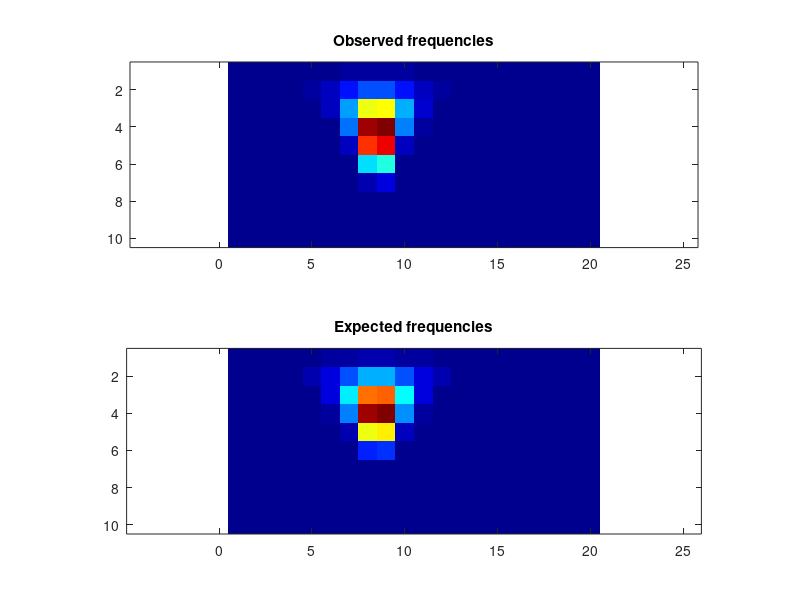

Reproduce this figure in MATLAB.
frequencies = [ 188, 241, 332, 623, 983, 1598, 2215, 2590, 2657, 2207, 1649, 1040, 629, 334, 243, 181, 152, 121, 127, 138; 31, 69, 199, 759, 2453, 6993, 15609, 23853, 24029, 16181, 7303, 2592, 801, 240, 84, 25, 15, 16, 5, 17; 0, 2, 14, 97, 1097, 7550, 33534, 75145, 76972, 35273, 8130, 1153, 156, 14, 2, 0, 0, 0, 0, 0; 0, 0, 0, 3, 55, 1892, 27219, 119687, 124340, 30230, 2267, 80, 1, 0, 0, 0, 0, 0, 0, 0; 0, 0, 0, 0, 0, 51, 6160, 102857, 110178, 7540, 52, 0, 0, 0, 0, 0, 0, 0, 0, 0; 0, 0, 0, 0, 0, 0, 83, 42490, 48650, 118, 0, 0, 0, 0, 0, 0, 0, 0, 0, 0; 0, 0, 0, 0, 0, 0, 0, 5585, 10890, 0, 0, 0, 0, 0, 0, 0, 0, 0, 0, 0; 0, 0, 0, 0, 0, 0, 0, 365, 538, 0, 0, 0, 0, 0, 0, 0, 0, 0, 0, 0; 0, 0, 0, 0, 0, 0, 0, 5, 3, 0, 0, 0, 0, 0, 0, 0, 0, 0, 0, 0; 0, 0, 0, 0, 0, 0, 0, 0, 0, 0, 0, 0, 0, 0, 0, 0, 0, 0, 0, 0 ];
expFrequencies = [ 619.03, 860.29, 1305.78, 2093.46, 3375.09, 5167.25, 7116.71, 8462.37, 8497.78, 7202.59, 5262.58, 3450.92, 2142.97, 1334.66, 876.198, 627.476, 499.157, 444.194, 442.972, 495.063; 119.029, 279.477, 791.434, 2488.12, 7798.5, 21455, 45750.2, 68812, 69491.4, 47063.9, 22405, 8222.29, 2631.94, 835.066, 292.789, 123.38, 66.5886, 48.1467, 47.7752, 65.0969; 0.934747, 5.29043, 41.0407, 365.53, 3108.51, 20578, 85015.6, 182784, 186182, 89651.5, 22315.4, 3431.22, 406.381, 45.5322, 5.8064, 1.00647, 0.279075, 0.140637, 0.138341, 0.266093; 3.84323e-005, 0.00114752, 0.0578632, 3.37318, 159.684, 4549.64, 57791.7, 232395, 240333, 63623.5, 5254.34, 190.338, 4.09394, 0.0703897, 0.00137423, 4.44902e-005, 3.43673e-006, 8.57469e-007, 8.29184e-007, 3.12211e-006; 2.21171e-015, 3.31365e-012, 1.29233e-008, 5.78176e-005, 0.135496, 87.2054, 10191.6, 144291, 153764, 12220.1, 114.393, 0.191563, 8.58576e-005, 1.94593e-008, 4.86363e-012, 3.04522e-015, 5.12396e-018, 0, 0, 3.43215e-018; 0, 0, 0, 0, 6.6149e-011, 0.00114757, 103.545, 35441.8, 40256, 155.85, 0.00226143, 1.64259e-010, 0, 0, 0, 0, 0, 0, 0, 0; 0, 0, 0, 0, 0, 0, 5.69261e-009, 1700.32, 2481.44, 4.92742e-008, 0, 0, 0, 0, 0, 0, 0, 0, 0, 0; 0, 0, 0, 0, 0, 0, 0, 0, 0, 0, 0, 0, 0, 0, 0, 0, 0, 0, 0, 0; 0, 0, 0, 0, 0, 0, 0, 0, 0, 0, 0, 0, 0, 0, 0, 0, 0, 0, 0, 0; 0, 0, 0, 0, 0, 0, 0, 0, 0, 0, 0, 0, 0, 0, 0, 0, 0, 0, 0, 0 ];
colormap(jet);
clf; subplot(2,1,1);
imagesc(frequencies);
title('Observed frequencies');
axis equal;
subplot(2,1,2);
imagesc(expFrequencies);
axis equal;
title('Expected frequencies');
